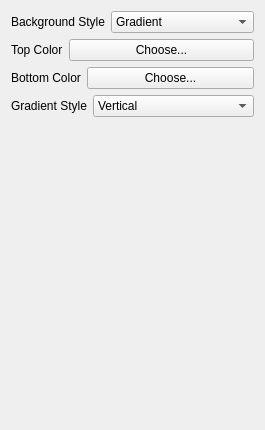
     <widget class="QWidget" name="tabBackground">
      <attribute name="title">
       <string>Background</string>
      </attribute>
      <layout class="QGridLayout" name="gridLayout">
       <item row="0" column="0">
        <layout class="QHBoxLayout" name="horizontalLayout_8">
         <item>
          <widget class="QLabel" name="labelBackground">
           <property name="text">
            <string>Background Style</string>
           </property>
          </widget>
         </item>
         <item>
          <widget class="QComboBox" name="comboBoxBackgroundStyle">
           <property name="sizePolicy">
            <sizepolicy hsizetype="Expanding" vsizetype="Fixed">
             <horstretch>0</horstretch>
             <verstretch>0</verstretch>
            </sizepolicy>
           </property>
           <item>
            <property name="text">
             <string>Gradient</string>
            </property>
           </item>
           <item>
            <property name="text">
             <string>Solid</string>
            </property>
           </item>
          </widget>
         </item>
        </layout>
       </item>
       <item row="1" column="0">
        <layout class="QHBoxLayout" name="horizontalLayout_9">
         <item>
          <widget class="QLabel" name="labelTopColor">
           <property name="text">
            <string>Top Color</string>
           </property>
          </widget>
         </item>
         <item>
          <widget class="QPushButton" name="pushButtonTopColor">
           <property name="sizePolicy">
            <sizepolicy hsizetype="Expanding" vsizetype="Fixed">
             <horstretch>0</horstretch>
             <verstretch>0</verstretch>
            </sizepolicy>
           </property>
           <property name="text">
            <string>Choose...</string>
           </property>
          </widget>
         </item>
        </layout>
       </item>
       <item row="2" column="0">
        <layout class="QHBoxLayout" name="horizontalLayout_10">
         <item>
          <widget class="QLabel" name="labelBottomColor">
           <property name="text">
            <string>Bottom Color</string>
           </property>
          </widget>
         </item>
         <item>
          <widget class="QPushButton" name="pushButtonBottomColor">
           <property name="sizePolicy">
            <sizepolicy hsizetype="Expanding" vsizetype="Fixed">
             <horstretch>0</horstretch>
             <verstretch>0</verstretch>
            </sizepolicy>
           </property>
           <property name="text">
            <string>Choose...</string>
           </property>
          </widget>
         </item>
        </layout>
       </item>
       <item row="3" column="0">
        <layout class="QHBoxLayout" name="horizontalLayout_11">
         <item>
          <widget class="QLabel" name="labelDefaultView">
           <property name="text">
            <string>Gradient Style</string>
           </property>
          </widget>
         </item>
         <item>
          <widget class="QComboBox" name="comboBoxGradientStyle">
           <property name="sizePolicy">
            <sizepolicy hsizetype="Expanding" vsizetype="Fixed">
             <horstretch>0</horstretch>
             <verstretch>0</verstretch>
            </sizepolicy>
           </property>
           <item>
            <property name="text">
             <string>Vertical</string>
            </property>
           </item>
           <item>
            <property name="text">
             <string>Horizontal</string>
            </property>
           </item>
           <item>
            <property name="text">
             <string>Top Left to Bottom Right</string>
            </property>
           </item>
           <item>
            <property name="text">
             <string>Top Rightto Bottom Left</string>
            </property>
           </item>
          </widget>
         </item>
        </layout>
       </item>
       <item row="4" column="0">
        <spacer name="verticalSpacer_4">
         <property name="orientation">
          <enum>Qt::Orientation::Vertical</enum>
         </property>
         <property name="sizeHint" stdset="0">
          <size>
           <width>20</width>
           <height>302</height>
          </size>
         </property>
        </spacer>
       </item>
      </layout>
     </widget>
